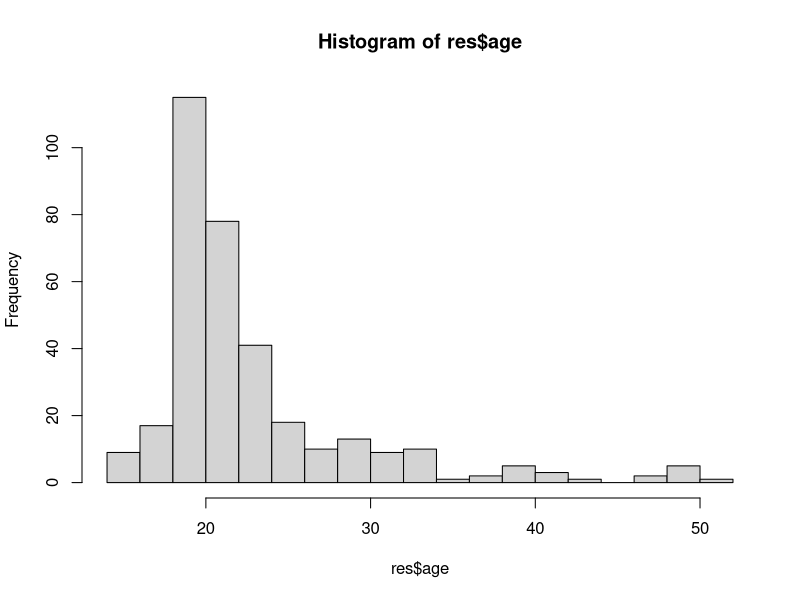

Write R code to recreate this figure.
res <- read.table("results.txt",header = TRUE,na.strings = "N/A")
res




mean(res$age,na.rm = T)

hist(res$age,breaks = 20)
